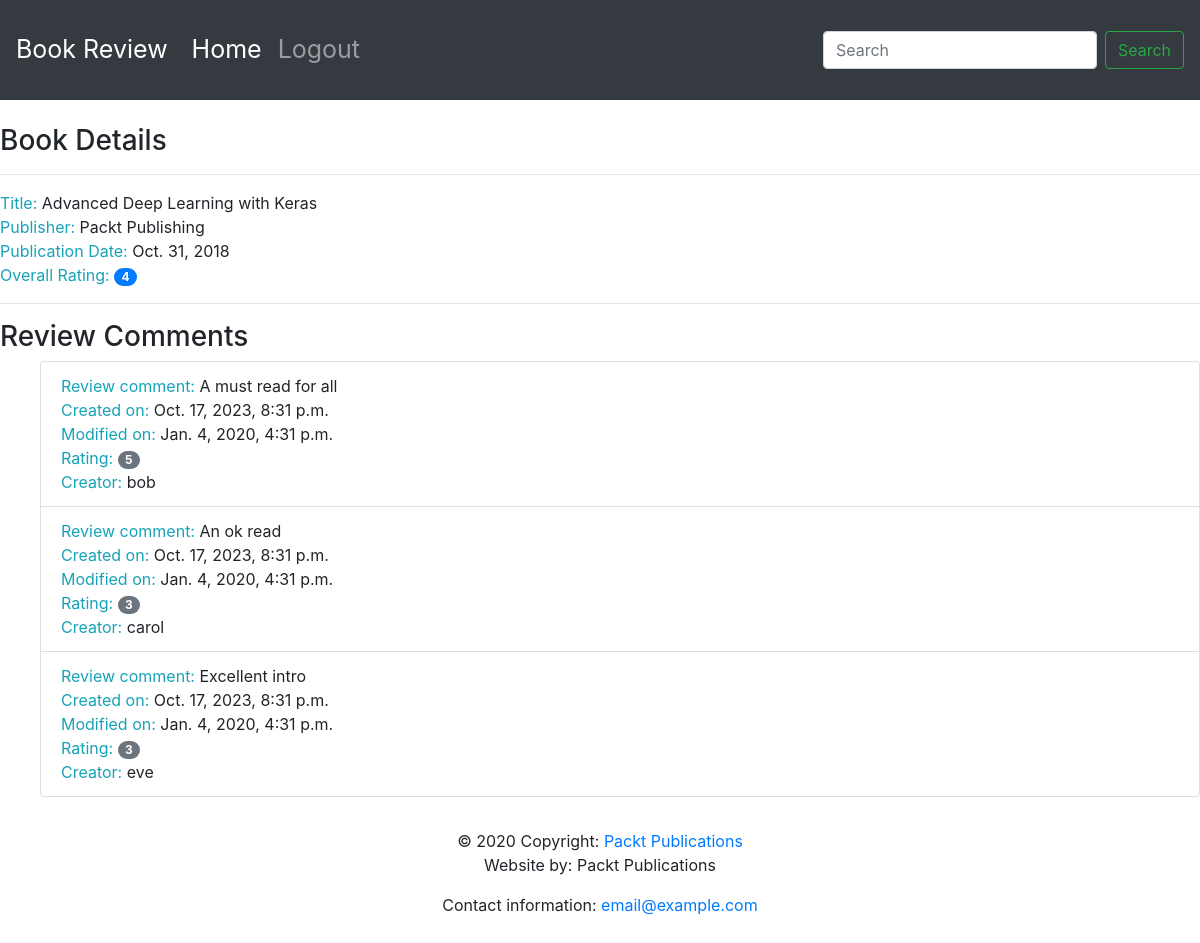
Page /books/1/ on the committed database.
### reviews/models.py (models this page shows, shortened)
class Book(models.Model):
    title = models.CharField(
        max_length=70, help_text="The title of the book.")
    publication_date = models.DateField(
        verbose_name="Date the book was published.")
    isbn = models.CharField(
        max_length=20, verbose_name="ISBN number of the book.")
    publisher = models.ForeignKey(
        Publisher, on_delete=models.CASCADE)
    contributors = models.ManyToManyField("Contributor", through="BookContributor")

class Publisher(models.Model):
    name = models.CharField(
        max_length=50,
        help_text="The name of the Publisher.")
    website = models.URLField(
        help_text="The Publisher's website.")
    email = models.EmailField(
        help_text="The Publisher's email addres.")
    def __str__(self):
        return self.name

class Review(models.Model):
    content = models.TextField(
        help_text="The Review Text.")
    rating = models.IntegerField(
        help_text="The rating the reviewer has given.")
    date_created = models.DateTimeField(
        auto_now_add=True,
        help_text="The date and time the review was created.")
    date_edited = models.DateTimeField(
        null=True, help_text="The date and time the review\n"
                             "was last edited.")
    creator = models.ForeignKey(
        auth.get_user_model(), on_delete=models.CASCADE)
    book = models.ForeignKey(
        Book, on_delete=models.CASCADE,
        help_text="The Book that this review is for")

### reviews/views.py (the view)
# urls.py: path('books/<int:pk>/', views.book_detail, name='book_detail')
def book_detail(request, pk):
    book = get_object_or_404(Book,pk=pk)
    reviews = book.review_set.all()
    if reviews:
        book_rating = average_rating([review.rating for review in reviews])
        context= {
            "book": book,
            "book_rating": book_rating,
            "reviews": reviews
        }
    else:
        context = {
            "book": book,
            "book_rating": None,
            "reviews": None
        }
    return render(request, "reviews/book_detail.html", context)

### reviews/utils.py (called while the page is built)
def average_rating(rating_list):
    if not rating_list:
        return 0
    return round(sum(rating_list)/len(rating_list))

### reviews/templates/reviews/book_detail.html
{% extends 'base.html' %}
{% block content %}
      <br>
      <h3>Book Details</h3>
      <hr>
      <span class="text-info">Title: </span> <span>{{ book.title }}</span>
      <br>
      <span class="text-info">Publisher: </span><span>{{ book.publisher }}</span>
      <br>
      <span class="text-info">Publication Date: </span><span>{{ book.publication_date }}</span>
      <br>
      {% if not reviews %}
            <hr>
            <h3>Be the first one to write a review.</h3>
      {% else %}
            <span class="text-info">Overall Rating: </span><span class="badge badge-primary badge-pill">{{ book_rating }}</span>
            <br>
            <hr>
            <h3>Review Comments</h3>
            <ul>
            {% for review in reviews %}
                  <li class="list-group-item">
                        <span class="text-info">Review comment: </span> <span>{{ review.content }}</span>
                        <br>
                        <span class="text-info">Created on: </span><span>{{ review.date_created }}</span>
                        <br>
                        <span class="text-info">Modified on: </span><span>{{ review.date_edited }}</span>
                        <br>
                        <span class="text-info">Rating: </span><span class="badge badge-secondary badge-pill">{{ review.rating }}</span>
                        <br>
                        <span class="text-info">Creator: </span><span>{{ review.creator.username }}</span>
                        <br>
                  </li>
            {% endfor %}
            </ul>
      {% endif %}
{% endblock %}

### rows in the picture
Book: title "Advanced Deep Learning with Keras", publisher "Packt Publishing", publication_date "Oct. 31, 2018"
Review: content "A must read for all", date_created "Oct. 17, 2023, 8:31 p.m.", date_edited "Jan. 4, 2020, 4:31 p.m.", rating "5", creator.username "bob"
Review: content "An ok read", date_created "Oct. 17, 2023, 8:31 p.m.", date_edited "Jan. 4, 2020, 4:31 p.m.", rating "3", creator.username "carol"
Review: content "Excellent intro", date_created "Oct. 17, 2023, 8:31 p.m.", date_edited "Jan. 4, 2020, 4:31 p.m.", rating "3", creator.username "eve"

### other values in the picture
{{ book_rating }} "4"
